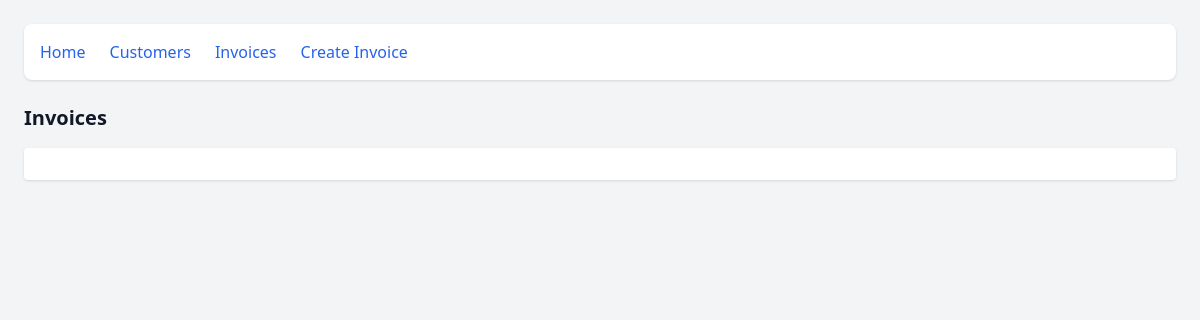
The app's page /invoices, older data.
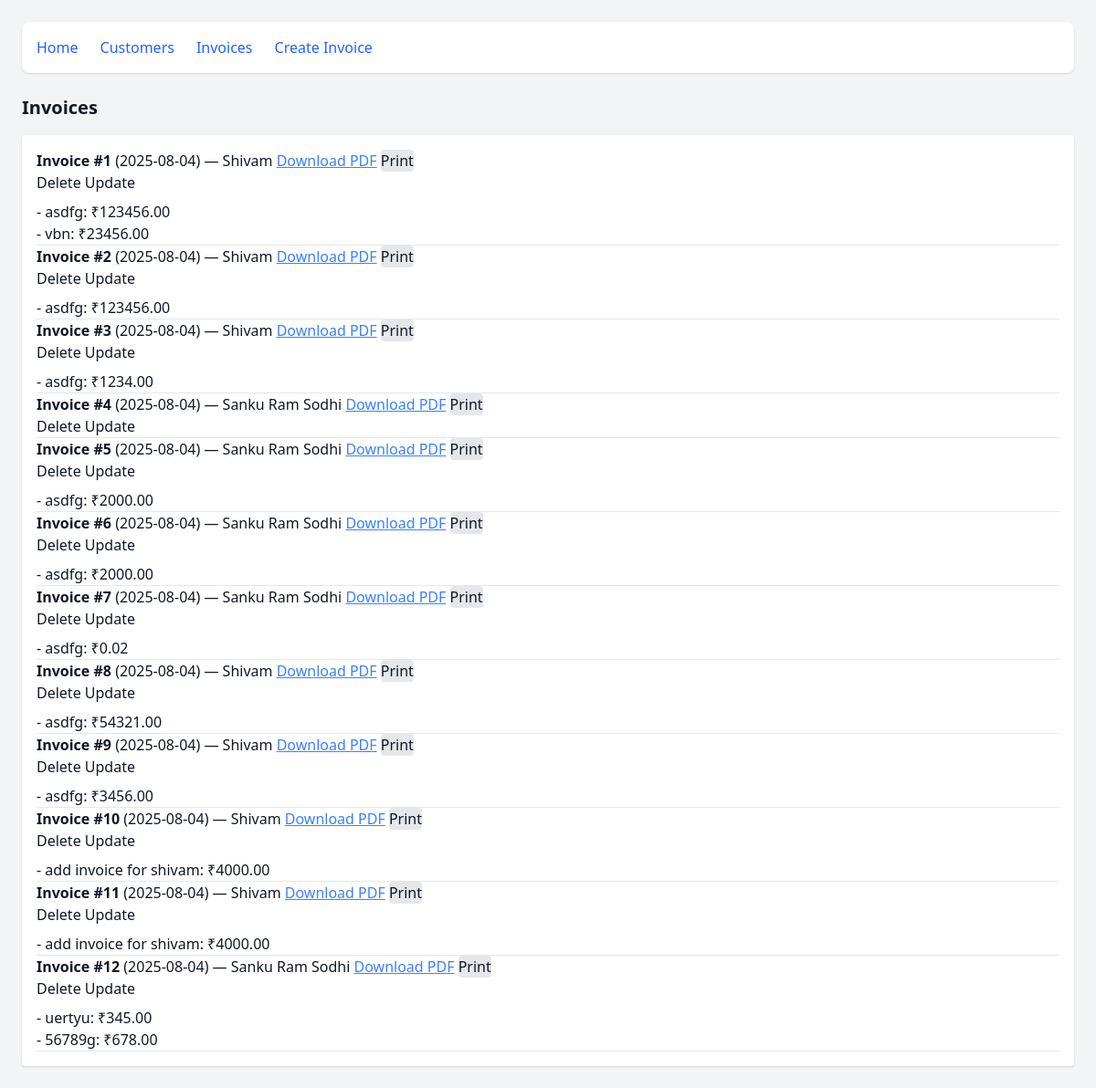
The same page, newer data.
### app.py (models this page shows, shortened)
class BaseModel(Model):
    class Meta:
        database = db

class Invoice(BaseModel):
    customer = ForeignKeyField(Customer, backref='invoices')
    date = CharField(default=lambda: datetime.now().strftime('%Y-%m-%d'))

class Customer(BaseModel):
    name = CharField()
    email = CharField()

class Item(BaseModel):
    invoice = ForeignKeyField(Invoice, backref='items')
    description = CharField()
    price = FloatField()

### app.py (the view)
@app.route('/invoices')
def invoices_page():
    invoices = Invoice.select().join(Customer)
    return render_template('invoices.html', invoices=invoices)

### templates/invoices.html
{% extends "layout.html" %}
{% block content %}
<h1 class="text-xl font-bold mb-4">Invoices</h1>
<ul class="bg-white rounded shadow p-4">
  {% for invoice in invoices %}
    <li class="py-4 border-b">
      <div>
        <strong>Invoice #{{ invoice.id }}</strong> ({{ invoice.date }}) —
        {{ invoice.customer.name }}
        <a href="/invoices/{{ invoice.id }}/pdf" class="text-blue-500 underline ml-2" target="_blank">Download PDF</a>
        <button onclick="window.print()" class="ml-4 text-sm bg-gray-200 px-2 py-1 rounded hover:bg-gray-300">Print</button>
        <form method="POST" action="{{ url_for('delete_invoice', invoice_id=invoice.id) }}">
    <button type="submit" onclick="return confirm('Delete this invoice?')">Delete</button>
    <button type="submit"  formaction="{{ url_for('edit_invoice', invoice_id=invoice.id) }}" onclick="return confirm('Update this invoice?')">Update</button>
</form>
      </div>
      {% if invoice.items %}
        <ul class="ml-4 mt-2 text-sm text-gray-700">
          {% for item in invoice.items %}
            <li>- {{ item.description }}: ₹{{ "%.2f"|format(item.price) }}</li>
          {% endfor %}
        </ul>
      {% endif %}
    </li>
  {% endfor %}
</ul>
{% endblock %}

### templates/layout.html (shortened to what this page needs)
<!DOCTYPE html>
<html lang="en">
<head>
  <link href="/static/styles.css" rel="stylesheet" />
</head>
<body class="bg-gray-100 text-gray-900 p-6">
  <nav class="bg-white shadow p-4 mb-6 rounded-lg">
    <ul class="flex gap-6">
      <li><a href="/" class="text-blue-600 hover:underline">Home</a></li>
      <li><a href="/customers" class="text-blue-600 hover:underline">Customers</a></li>
      <li><a href="/invoices" class="text-blue-600 hover:underline">Invoices</a></li>
      <li><a href="/invoices/new" class="text-blue-600 hover:underline">Create Invoice</a></li>
    </ul>
  </nav>
  <main>
    {% block content %}{% endblock %}
  </main>
</body>
</html>

### static/styles.css (style rules this page uses)
html, :host { line-height: 1.5; -webkit-text-size-adjust: 100%; -moz-tab-size: 4; -o-tab-size: 4; tab-size: 4; font-family: ui-sans-serif, system-ui, sans-serif, "Apple Color Emoji", "Segoe UI Emoji", "Segoe UI Symbol", "Noto Color Emoji"; font-feature-settings: normal; font-variation-settings: normal; -webkit-tap-highlight-color: transparent; }
body { margin: 0; line-height: inherit; }
h1, h2, h3, h4, h5, h6 { font-size: inherit; font-weight: inherit; }
a { color: inherit; text-decoration: inherit; }
b, strong { font-weight: bolder; }
button, input, optgroup, select, textarea { font-family: inherit; font-feature-settings: inherit; font-variation-settings: inherit; font-size: 100%; font-weight: inherit; line-height: inherit; letter-spacing: inherit; color: inherit; margin: 0; padding: 0; }
button, select { text-transform: none; }
button, input:where([type='button']), input:where([type='reset']), input:where([type='submit']) { -webkit-appearance: button; background-color: transparent; background-image: none; }
blockquote, dl, dd, h1, h2, h3, h4, h5, h6, hr, figure, p, pre { margin: 0; }
ol, ul, menu { list-style: none; margin: 0; padding: 0; }
button, [role="button"] { cursor: pointer; }
.mb-4 { margin-bottom: 1rem; }
.mb-6 { margin-bottom: 1.5rem; }
.mt-2 { margin-top: 0.5rem; }
.flex { display: flex; }
.gap-6 { gap: 1.5rem; }
.rounded { border-radius: 0.25rem; }
.rounded-lg { border-radius: 0.5rem; }
.border-b { border-bottom-width: 1px; }
.bg-gray-100 { --tw-bg-opacity: 1; background-color: rgb(243 244 246 / var(--tw-bg-opacity, 1)); }
.bg-gray-200 { --tw-bg-opacity: 1; background-color: rgb(229 231 235 / var(--tw-bg-opacity, 1)); }
.bg-white { --tw-bg-opacity: 1; background-color: rgb(255 255 255 / var(--tw-bg-opacity, 1)); }
.p-4 { padding: 1rem; }
.p-6 { padding: 1.5rem; }
.text-xl { font-size: 1.25rem; line-height: 1.75rem; }
.font-bold { font-weight: 700; }
.text-blue-500 { --tw-text-opacity: 1; color: rgb(59 130 246 / var(--tw-text-opacity, 1)); }
.text-blue-600 { --tw-text-opacity: 1; color: rgb(37 99 235 / var(--tw-text-opacity, 1)); }
.text-gray-900 { --tw-text-opacity: 1; color: rgb(17 24 39 / var(--tw-text-opacity, 1)); }
.underline { text-decoration-line: underline; }
.shadow { --tw-shadow: 0 1px 3px 0 rgb(0 0 0 / 0.1), 0 1px 2px -1px rgb(0 0 0 / 0.1); --tw-shadow-colored: 0 1px 3px 0 var(--tw-shadow-color), 0 1px 2px -1px var(--tw-shadow-color); box-shadow: var(--tw-ring-offset-shadow, 0 0 #0000), var(--tw-ring-shadow, 0 0 #0000), var(--tw-shadow); }

Row changes from the older to the newer data that the page shows:
added Invoice: id "1", date "2025-08-04", customer.name "Shivam"
added Item: description "asdfg", price "123456.00", shown under "1"
added Item: description "vbn", price "23456.00", shown under "1"
added Invoice: id "2", date "2025-08-04", customer.name "Shivam"
added Item: description "asdfg", price "123456.00", shown under "2"
added Invoice: id "3", date "2025-08-04", customer.name "Shivam"
added Item: description "asdfg", price "1234.00", shown under "3"
added Invoice: id "4", date "2025-08-04", customer.name "Sanku Ram Sodhi"
added Invoice: id "5", date "2025-08-04", customer.name "Sanku Ram Sodhi"
added Item: description "asdfg", price "2000.00", shown under "5"
added Invoice: id "6", date "2025-08-04", customer.name "Sanku Ram Sodhi"
added Item: description "asdfg", price "2000.00", shown under "6"
added Invoice: id "7", date "2025-08-04", customer.name "Sanku Ram Sodhi"
added Item: description "asdfg", price "0.02", shown under "7"
added Invoice: id "8", date "2025-08-04", customer.name "Shivam"
added Item: description "asdfg", price "54321.00", shown under "8"
added Invoice: id "9", date "2025-08-04", customer.name "Shivam"
added Item: description "asdfg", price "3456.00", shown under "9"
added Invoice: id "10", date "2025-08-04", customer.name "Shivam"
added Item: description "add invoice for shivam", price "4000.00", shown under "10"
added Invoice: id "11", date "2025-08-04", customer.name "Shivam"
added Item: description "add invoice for shivam", price "4000.00", shown under "11"
added Invoice: id "12", date "2025-08-04", customer.name "Sanku Ram Sodhi"
added Item: description "uertyu", price "345.00", shown under "12"
added Item: description "56789g", price "678.00", shown under "12"
